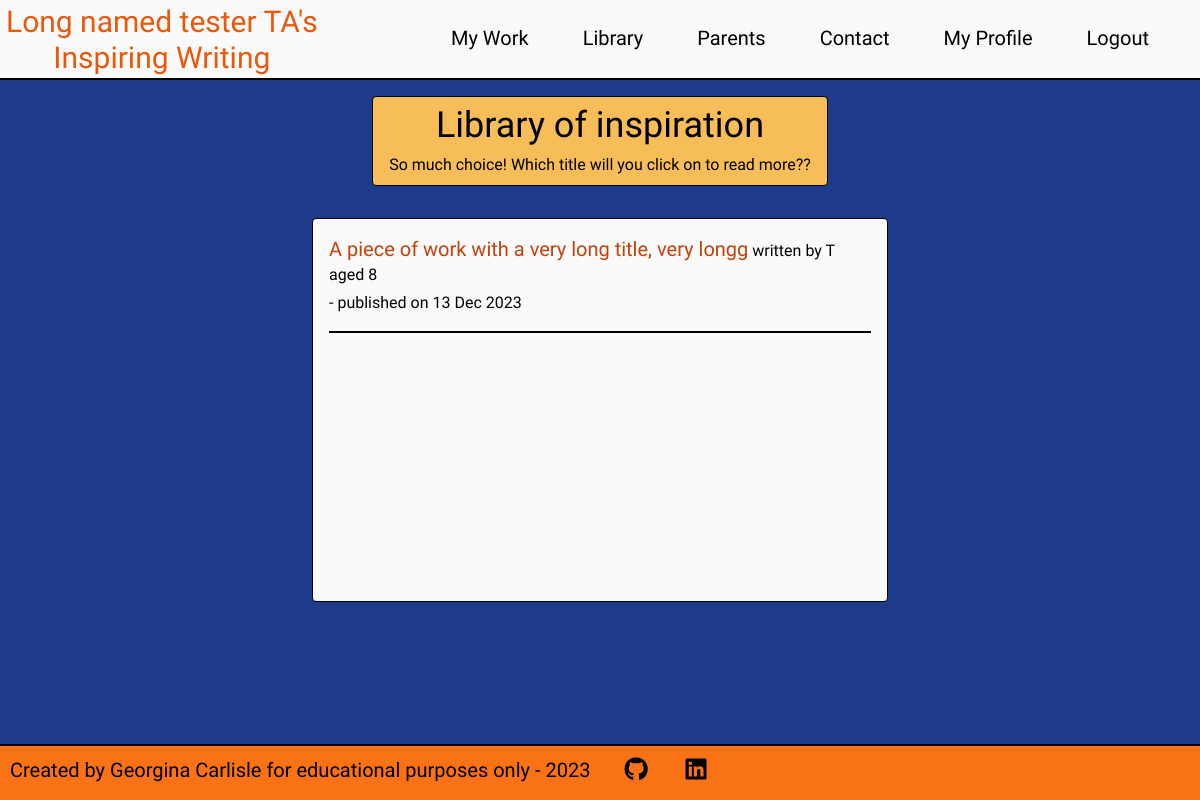
The app's page /library/ (signed in) with its own data.
### users/models.py (models this page shows, shortened)
class User(AbstractBaseUser, PermissionsMixin):
    __name__ = 'CustomUser'
    validUsername = RegexValidator(
        r'^[a-zA-Z ]+$', 'Only letters and spaces are allowed in your Pen name')
    validFirstName = RegexValidator(
        r'^[a-zA-Z ]+$',
        'Only letters and spaces are allowed in your First name')
    validSecondName = RegexValidator(
        r'^[a-zA-Z ]+$',
        'Only letters and spaces are allowed in your Second name')
    username = models.CharField(
        max_length=20, unique=True, validators=[validUsername])
    age = models.IntegerField(
        validators=[MinValueValidator(8), MaxValueValidator(12),],)
    first_name = models.CharField(max_length=12, validators=[validFirstName])
    last_name = models.CharField(max_length=20, validators=[validSecondName])
    email = models.EmailField(max_length=320)
    consent = models.BooleanField(default=False)
    join_date = models.DateTimeField(default=timezone.now)
    is_staff = models.BooleanField(default=False)
    is_admin = models.BooleanField(default=False)
    is_active = models.BooleanField(default=True)
    is_superuser = models.BooleanField(default=False)
    objects = CustomAccountManager()
    USERNAME_FIELD = 'username'
    REQUIRED_FIELDS = ['email', 'first_name', 'last_name']
    def __str__(self):
        return self.username

### writing/models.py (models this page shows, shortened)
class Writing(models.Model):
    title = models.CharField(max_length=50, unique=True)
    slug = models.SlugField(max_length=100, unique=True)
    author = models.ForeignKey(User, on_delete=models.CASCADE, related_name="writing")
    body = models.TextField()
    updated_on = models.DateTimeField(auto_now=True)
    pending_approval = models.BooleanField(default=False)
    date_submitted = models.DateTimeField(null=True, blank=True)
    approved = models.BooleanField(default=False)
    date_approved = models.DateTimeField(null=True, blank=True)
    failed_approval = models.BooleanField(default=False)
    date_failed = models.DateTimeField(null=True, blank=True)
    reason_failed = models.TextField(null=True, blank=True)
    featured = models.BooleanField(default=False)
    class Meta:
        ordering = ['-date_approved']

### library/views.py (the view)
# urls.py: path('', views.library_view, name='library'),
@login_required
def library_view(request):
    context = {}
    work = Writing.objects.all()
    published_work = work.filter(approved = True).order_by('-date_approved')
    context['published_work'] = published_work
    return render(request, 'library.html', context)

### library/templates/library.html (shortened to what this page needs)
{% extends 'base.html' %}
{% load static %}
{% block content %}
<div class="bg-blue-900 h-full pb-4 pt-16 lg:pt-20">
    <div class="flex justify-center h-fit">
        <div class="text-center px-4 py-2 bg-horange my-4 h-fit rounded border border-black">
            <h1 class="text-3xl md:text-4xl font-title text-black mb-2">
                Library of inspiration
            </h1>
            <p>
                So much choice! Which title will you click on to read more??
            </p>
        </div>
    </div>
    <div class="flex justify-center mt-4">
        <div class="border border-black rounded bg-zinc-50 p-4 relative w-11/12 sm:max-w-xl h-96 overflow-auto">
            {% if published_work %}
            {% for work in published_work %}
            <div class="mb-4 border-b-2 border-black">
                <p class="mb-1">
                    <a href="{% url 'read' work.id %}"
                    title="Read writing"
                    class="hover:font-bold text-xl text-orange-700">
                    {{ work.title }}</a>
                    <span> written by {{ work.author }}</span>
                    <span> aged {{ work.author.age }}</span>
                </p>
                <p class="mb-4"> - published on {{ work.date_approved|date:"d M Y" }}</p>
            </div>
                {% endfor %}
                {% else %}
                <p class="mb-2">There is no published work. Somebody needs to get writing!</p>
            {% endif %}
        </div>
    </div>
</div>
{% endblock%}

### templates/account_header.html (shortened to what this page needs)
{% load static %}
<header>
  <div
    class="fixed top-0 z-10 grid grid-cols-4 md:grid-cols-6 xl:grid-cols-6 h-16 lg:h-20 w-full border-b-2 border-black bg-zinc-50"
  >
    <div class="flex justify-start col-span-3 sm:col-span-2">
      <div class="p-1.5 lg:py-1">
        <a
          class="inline-block text-center w-full font-title text-2xl lg:text-3xl leading-none text-orange-600 hover:text-black hover:cursor-pointer"
          href="{% url 'account_home' %}"
          aria-label="return to the home page"
        >
          {% if user.username %}
          <p>{{ user.username }}'s</p>
          <p>Inspiring Writing</p>
          {% endif %}
        </a>
      </div>
    </div>
    <nav class="col-span-1 md:col-span-4 p-5 lg:p-6 font-body">
      <ul class="hidden md:flex flex-row justify-around lg:text-xl">
        <li class="hover:font-bold hover:cursor-pointer">
          <a href="{% url 'my_work' user.id %}">My Work</a>
        </li>
        <li class="hover:font-bold hover:cursor-pointer">
          <a href="{% url 'library' %}">Library</a>
        </li>
        <li class="hover:font-bold hover:cursor-pointer">
          <button
            id="parent-info-open"
            aria-label="open information for parents">
            Parents
          </button>
        </li>
        <li class="hover:font-bold hover:cursor-pointer">
          <a>Contact</a>
        </li>
        <li class="hover:font-bold hover:cursor-pointer">
          <a>My Profile</a>
        </li>
        <li class="hover:font-bold hover:cursor-pointer">
          <a href="{% url 'logout' %}">Logout</a>
        </li>
      </ul>
    </nav>
  </div>
</header>

### records on screen
User: username "Long named tester TA"
Writing: title "A piece of work with a very long title, very longg", author "T", author.age "8", date_approved "13 Dec 2023"
